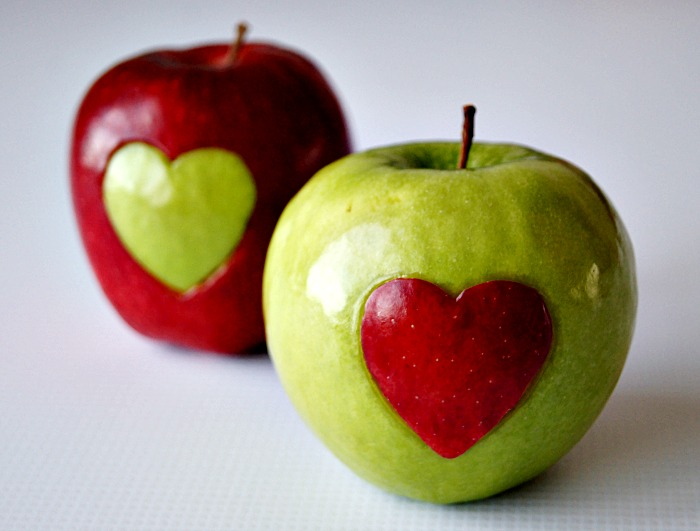
#> input picture CV3/Q1-images/2or4objects.jpg, 700 x 531 px
$ python sctrplt.py
#> lines starting #> are read from the running program, lines starting #| are printed output that depends on the picture
import cv2
import numpy as np
import math
import matplotlib.pyplot as plt


img=cv2.imread("./Q1-images/2or4objects.jpg")
#> img is the input picture: shape (531, 700, 3); mean B, G, R 129.6, 150.6, 166.7
colors=np.reshape(img,(np.shape(img)[0]*np.shape(img)[1],3))
imx=img[:,:,0]
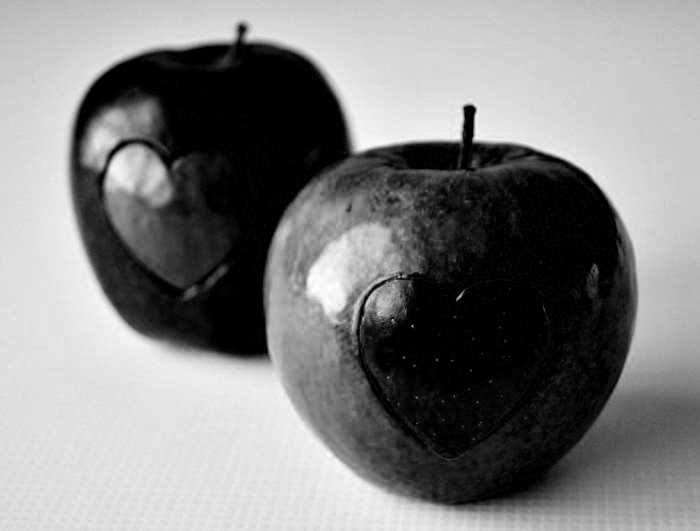
#> imx: shape (531, 700); min 0, max 255, mean 129.6
x=np.reshape(imx,(np.shape(img)[0]*np.shape(img)[1]))
imy=img[:,:,1]
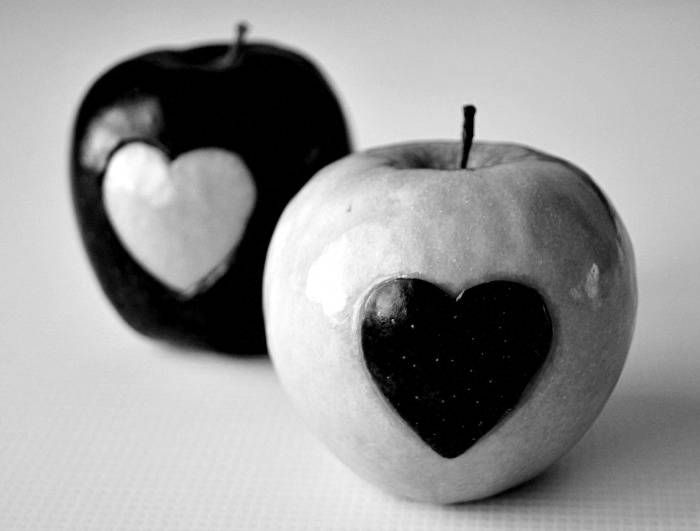
#> imy: shape (531, 700); min 0, max 255, mean 150.6
y=np.reshape(imy,(np.shape(img)[0]*np.shape(img)[1]))
imz=img[:,:,2]
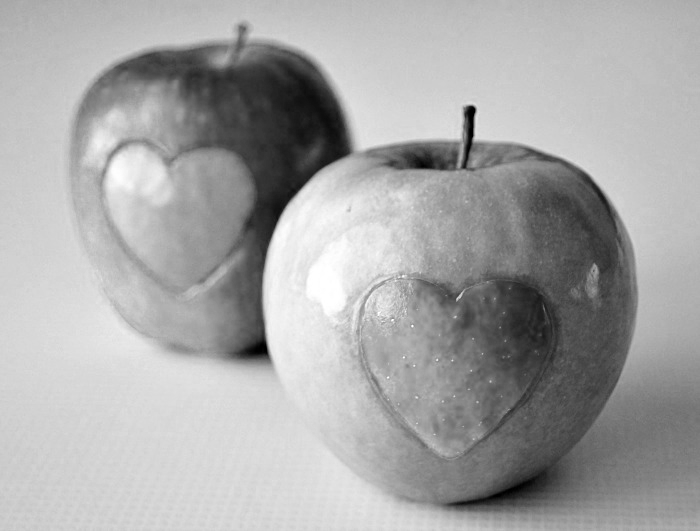
#> imz: shape (531, 700); min 0, max 255, mean 166.7
z=np.reshape(imz,(np.shape(img)[0]*np.shape(img)[1]))


# C = np.array([[255, 0, 0], [0, 255, 0], [0, 0, 255]])
fig = plt.figure()
#> (the run stopped early here; a loop or call above may not have finished)

$ run again, with CV3/Q1-images/variableObjects.jpg copied over CV3/Q1-images/2or4objects.jpg
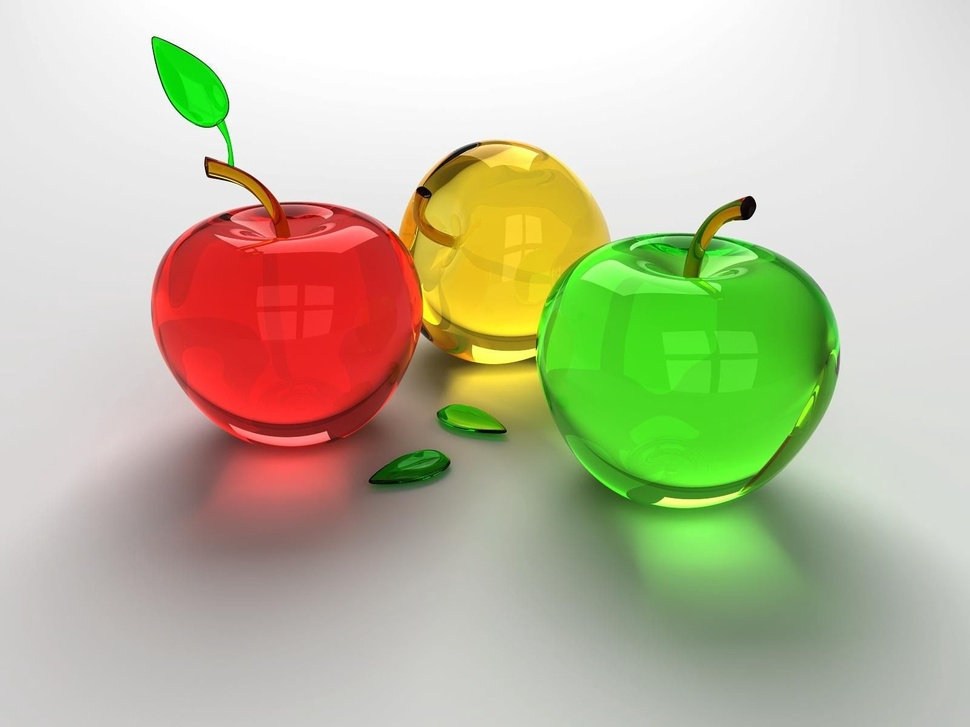
#> input picture CV3/Q1-images/variableObjects.jpg, 970 x 727 px, shrunk from 1600 x 1200 before the run
#> img is the input picture: shape (727, 970, 3); mean B, G, R 159, 188.9, 189.9
#> `imy=img[:,:,1]`:
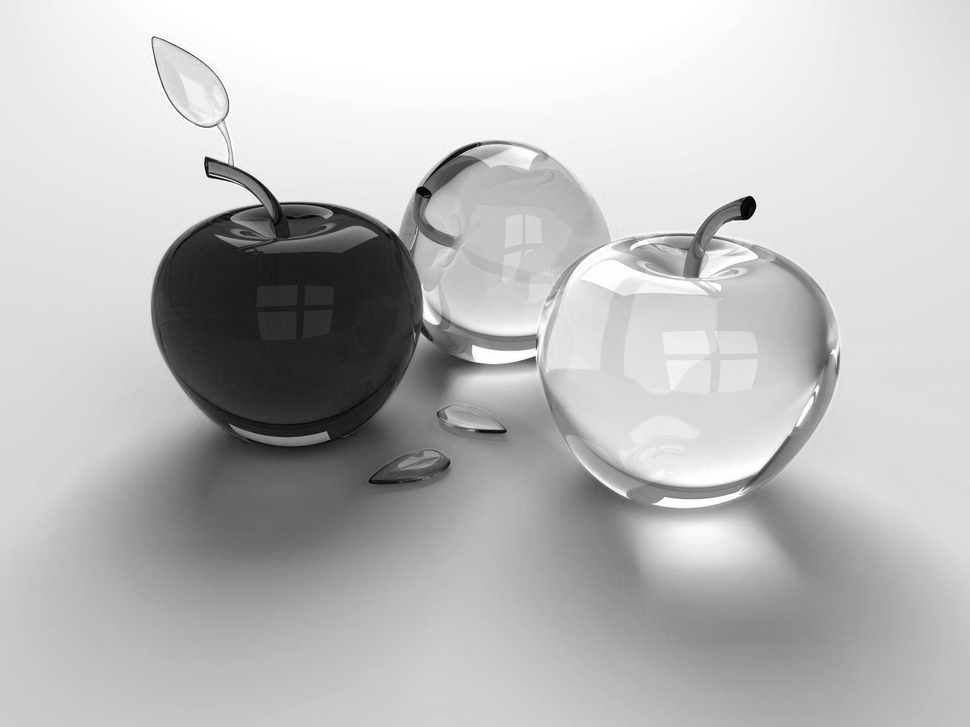
#> imy: shape (727, 970); min 0, max 255, mean 188.9
#> `imz=img[:,:,2]`:
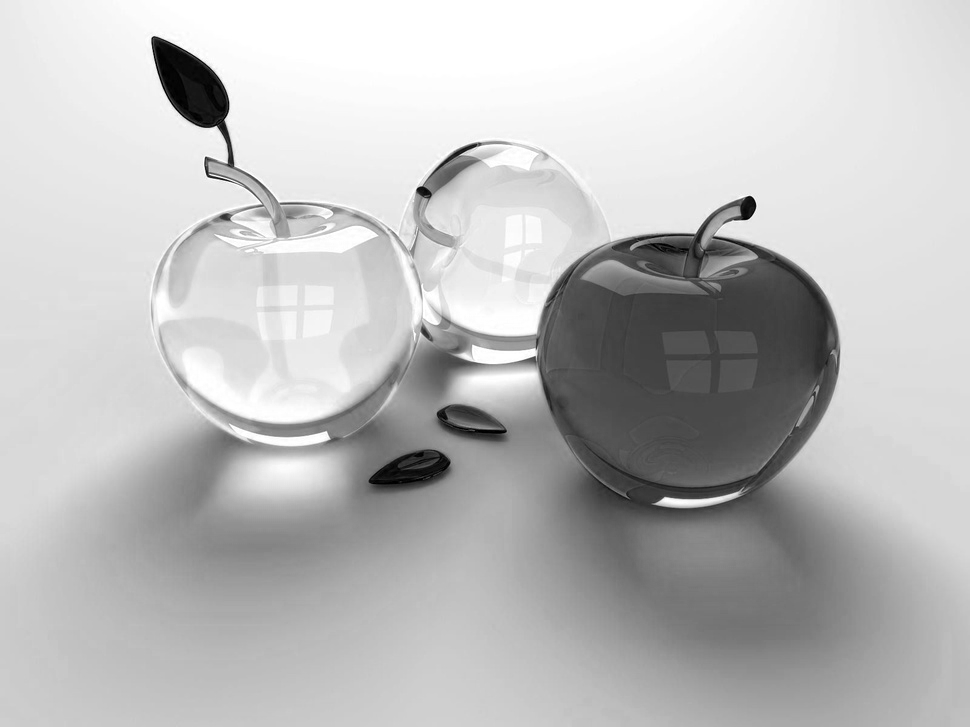
#> imz: shape (727, 970); min 0, max 255, mean 189.9
